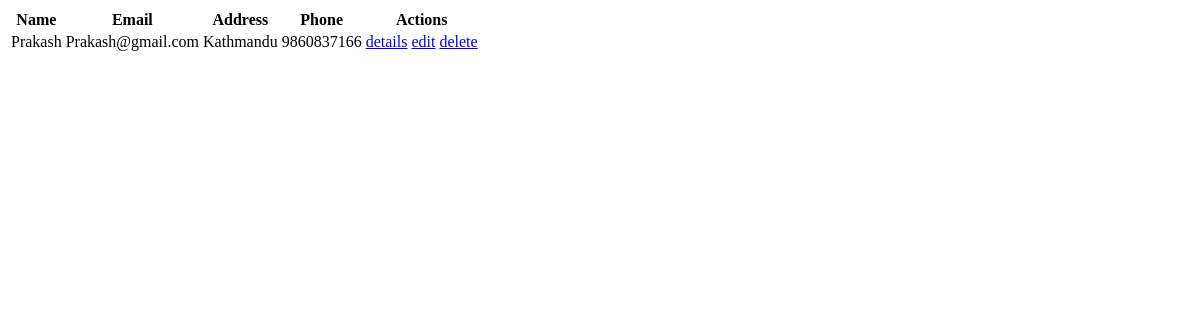
/contacts, run on an earlier commit of the app's database.
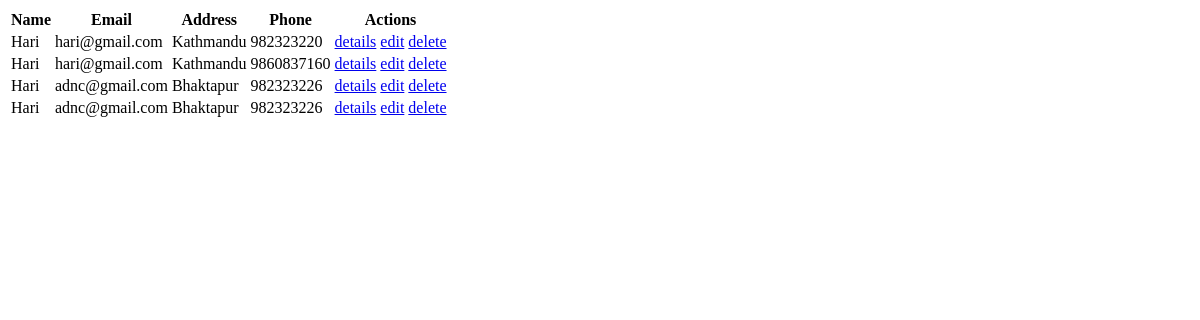
And on a later commit of the database.
### contact/models.py (models this page shows, shortened)
class  Contact(models.Model):
    name = models.CharField(max_length=100)
    email = models.EmailField()
    address = models.CharField(max_length=100)
    phone = models.CharField(max_length=50)
    def get_absolute_url_detail(self):
        return reverse("contact:contact_detail",kwargs={"pk":self.pk})
    def get_absolute_url_update(self):
        return reverse("contact:contact_update",kwargs={"pk":self.pk})
    def get_absolute_url_delete(self):
        return reverse("contact:contact_delete",kwargs={"pk":self.pk})

### contact/views.py (the view)
# urls.py: path('contacts', views.ContactList.as_view(), name='contact_list'),
class ContactList(ListView):
    template_name = 'contact_list.html'
    model = Contact

### contact/templates/contact_list.html
<table>
<thead>
<tr>
<th>Name</th>
<th>Email</th>
<th>Address</th>
<th>Phone</th>
<th>Actions</th>
</tr>
</thead>
<tbody>
{% for contact in object_list %}
<tr>
<td>{{ contact.name }}</td>
<td>{{ contact.email }}</td>
<td>{{ contact.address }}</td>
<td>{{ contact.phone }}</td>
<td>
<a  href="{{ contact.get_absolute_url_detail }}">details</a>
<a  href="{{ contact.get_absolute_url_update }}">edit</a>
<a  href="{{ contact.get_absolute_url_delete }}">delete</a>
</td>
</tr>
{% endfor %}
</tbody>
</table>

What changed in the data, as far as the page shows it:
removed Contact: name "Prakash", email "Prakash@gmail.com", address "Kathmandu", phone "9860837166"
added Contact: name "Hari", email "hari@gmail.com", address "Kathmandu", phone "982323220"
added Contact: name "Hari", email "hari@gmail.com", address "Kathmandu", phone "9860837160"
added Contact: name "Hari", email "adnc@gmail.com", address "Bhaktapur", phone "982323226"
added Contact: name "Hari", email "adnc@gmail.com", address "Bhaktapur", phone "982323226"
